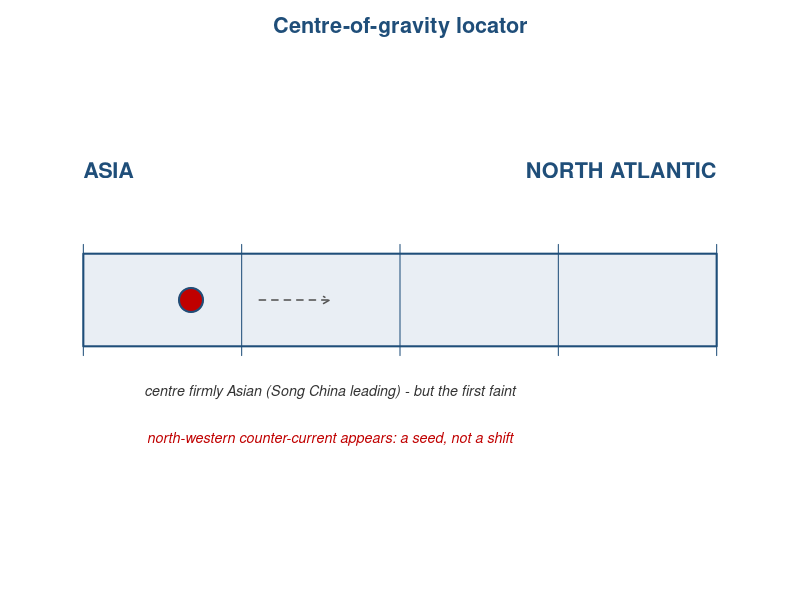
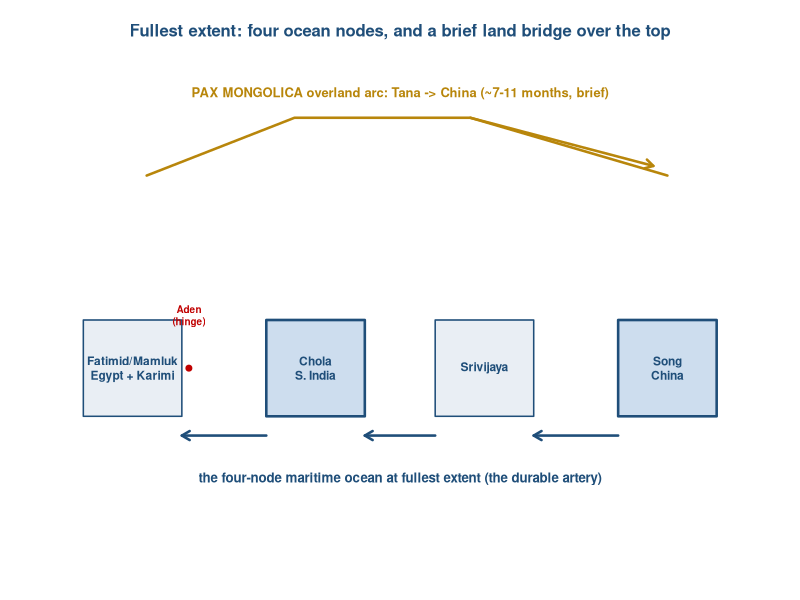
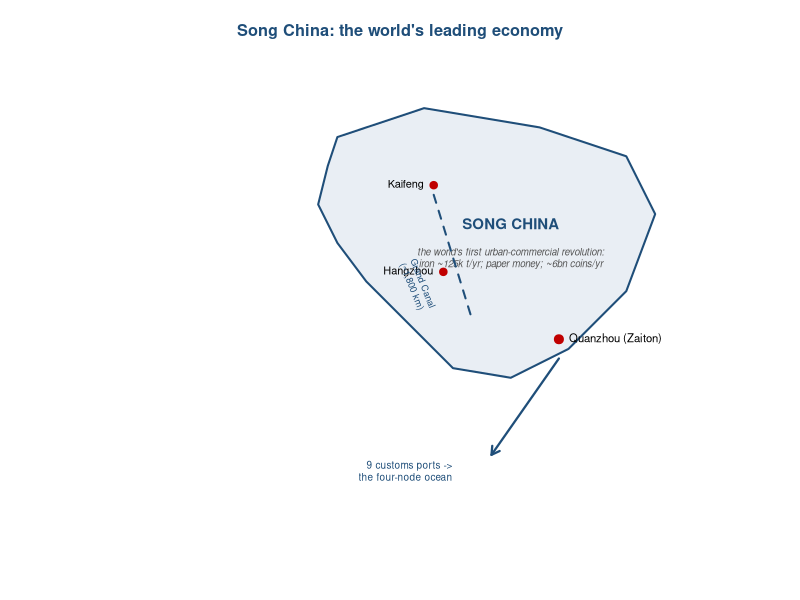
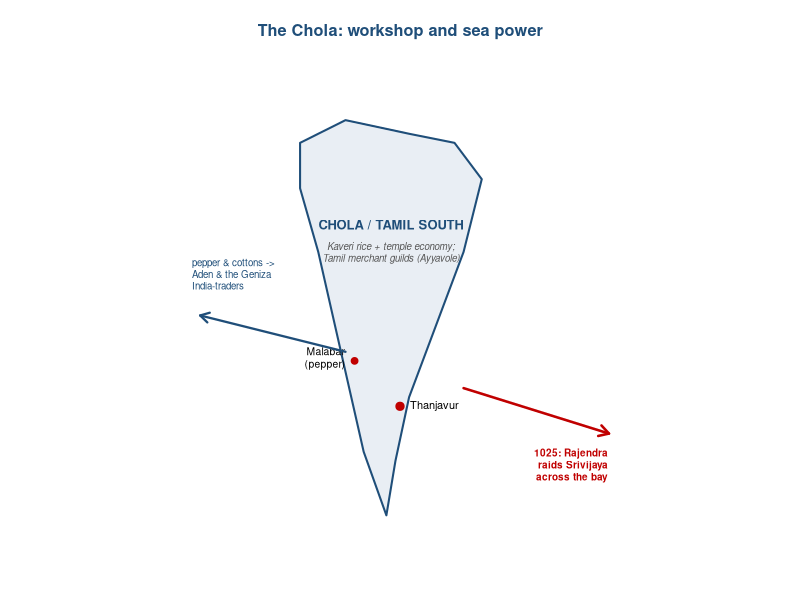
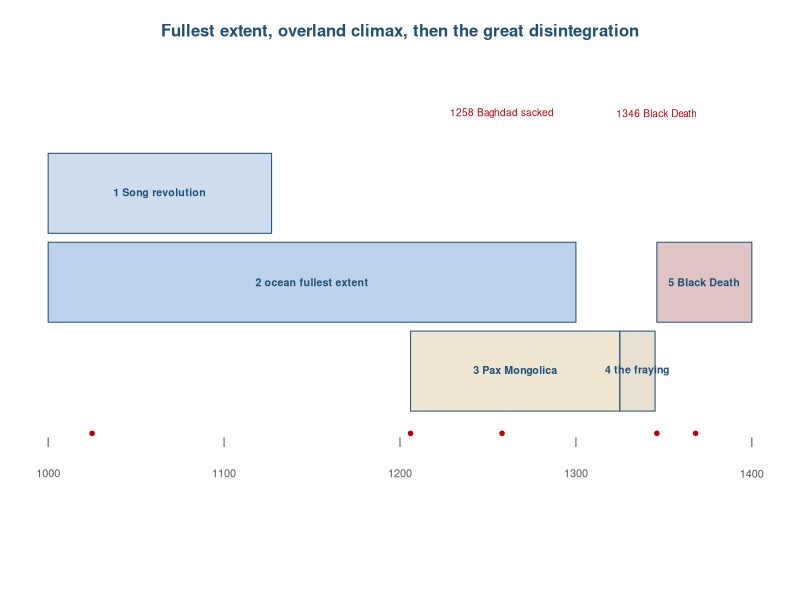
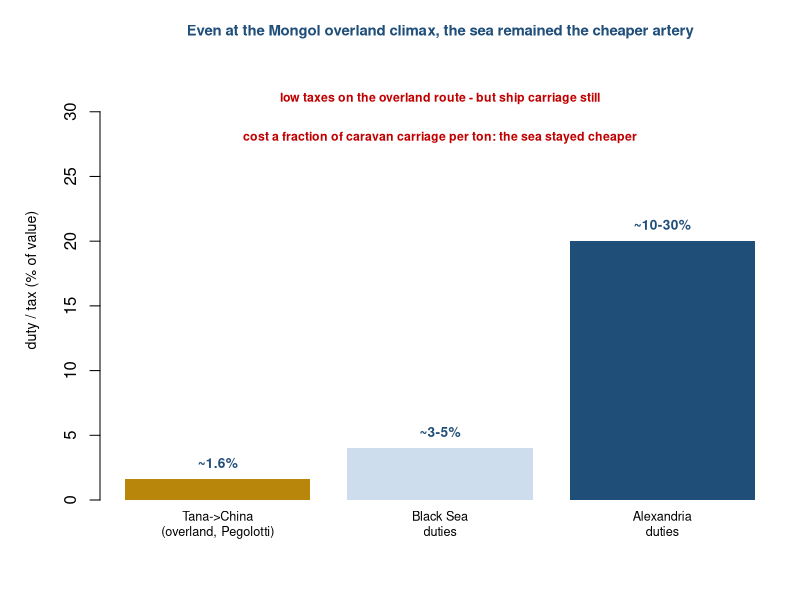
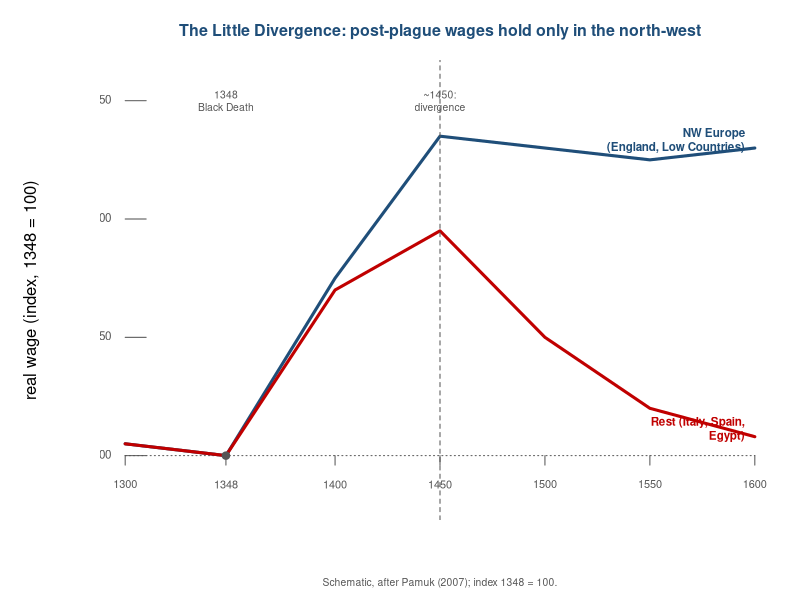

Here is the R script that generated these plots, in order:
# Chapter 4 visual programme (house style: R base graphics, ECU palette; 6-digit hex).
base_blue <- "#1f4e79"; accent <- "#c00000"; land <- "#e9eef4"; grey <- "#555555"
gold <- "#b8860b"; silver <- "#8a8d91"; green <- "#3c7d5a"

# ---------------------------------------------------------------------------
# 1. Centre-of-gravity locator (firmly Asian; first NW seed)
png("cog-locator-04.png", width = 1400, height = 470, res = 150)
par(mar = c(2.5, 1, 2.5, 1))
plot(NA, xlim = c(0, 1), ylim = c(0, 1), axes = FALSE, xlab = "", ylab = "")
rect(0.05, 0.40, 0.95, 0.60, col = land, border = base_blue, lwd = 2)
text(0.05, 0.78, "ASIA", col = base_blue, font = 2, cex = 1.3, adj = 0)
text(0.95, 0.78, "NORTH ATLANTIC", col = base_blue, font = 2, cex = 1.3, adj = 1)
segments(seq(0.05, 0.95, length.out = 5), 0.38, seq(0.05, 0.95, length.out = 5), 0.62, col = base_blue, lwd = 1)
x <- 0.05 + 0.17 * 0.90
points(x, 0.50, pch = 19, cex = 3.2, col = accent); points(x, 0.50, pch = 21, cex = 3.2, col = base_blue, lwd = 2)
# faint westward seed arrow
arrows(0.30, 0.50, 0.40, 0.50, length = 0.07, lwd = 1.5, col = grey, lty = 2)
text(0.40, 0.30, "centre firmly Asian (Song China leading) - but the first faint", col = "#333333", font = 3, cex = 0.86)
text(0.40, 0.20, "north-western counter-current appears: a seed, not a shift", col = accent, font = 3, cex = 0.86)
title(main = "Centre-of-gravity locator", col.main = base_blue, cex.main = 1.3)
dev.off()

# ---------------------------------------------------------------------------
# 2. The four-node ocean + Pax Mongolica arc
png("map-fournode-04.png", width = 1650, height = 800, res = 150)
par(mar = c(1, 1, 3, 1))
plot(NA, xlim = c(0, 100), ylim = c(0, 50), axes = FALSE, xlab = "", ylab = "")
# overland Pax arc across the top
lines(c(14, 35, 60, 88), c(40, 46, 46, 40), lwd = 2.5, col = gold, lty = 1)
arrows(60, 46, 86, 41, length = 0.09, lwd = 2.5, col = gold)
text(50, 48.5, "PAX MONGOLICA overland arc: Tana -> China (~7-11 months, brief)", col = gold, font = 2, cex = 0.78)
# four nodes (sea, bottom)
nodes <- list("Fatimid/Mamluk\nEgypt + Karimi" = c(12, 20), "Chola\nS. India" = c(38, 20),
              Srivijaya = c(62, 20), "Song\nChina" = c(88, 20))
for (nm in names(nodes)) { p <- nodes[[nm]]; big <- nm %in% c("Song\nChina", "Chola\nS. India")
  rect(p[1] - 7, p[2] - 5, p[1] + 7, p[2] + 5, col = if (big) "#cdddee" else land, border = base_blue, lwd = if (big) 2.5 else 1.5)
  text(p[1], p[2], nm, cex = 0.72, font = 2, col = base_blue) }
# sea road
arrows(81, 13, 69, 13, length = 0.09, lwd = 2.5, col = base_blue)
arrows(55, 13, 45, 13, length = 0.09, lwd = 2.5, col = base_blue)
arrows(31, 13, 19, 13, length = 0.09, lwd = 2.5, col = base_blue)
text(50, 8.5, "the four-node maritime ocean at fullest extent (the durable artery)", col = base_blue, font = 2, cex = 0.8)
points(20, 20, pch = 19, col = accent, cex = 0.8); text(20, 25.5, "Aden\n(hinge)", col = accent, cex = 0.6, font = 2)
title(main = "Fullest extent: four ocean nodes, and a brief land bridge over the top", cex.main = 1.0, col.main = base_blue)
dev.off()

# ---------------------------------------------------------------------------
# 3. Song China structure map
png("map-china-04.png", width = 1320, height = 960, res = 150)
par(mar = c(1, 1, 3, 1))
plot(NA, xlim = c(0, 130), ylim = c(0, 100), axes = FALSE, xlab = "", ylab = "", asp = 1)
cx <- c(52,70,94,112,118, 112,100,88,76,68, 58,52,48,50,52)
cy <- c(88,94,90,84,72, 56,44,38,40,48, 58,66,74,82,88)
polygon(cx, cy, col = land, border = base_blue, lwd = 2)
text(88, 70, "SONG CHINA", font = 2, col = base_blue, cex = 0.9)
text(88, 63, "the world's first urban-commercial revolution:\niron ~125k t/yr; paper money; ~6bn coins/yr", cex = 0.58, col = grey, font = 3)
points(72, 78, pch = 19, col = accent, cex = 1.0); text(72, 78, "Kaifeng", pos = 2, cex = 0.66)
points(74, 60, pch = 19, col = accent, cex = 1.0); text(74, 60, "Hangzhou", pos = 2, cex = 0.66)
points(98, 46, pch = 19, col = accent, cex = 1.2); text(98, 46, "Quanzhou (Zaiton)", pos = 4, cex = 0.68)
segments(72, 76, 80, 50, col = base_blue, lwd = 2, lty = 2); text(64, 62, "Grand Canal\n(~1,800 km)", cex = 0.56, col = base_blue, srt = -68, pos = 4)
arrows(98, 42, 84, 22, length = 0.09, lwd = 2.2, col = base_blue); text(78, 18, "9 customs ports ->\nthe four-node ocean", cex = 0.6, col = base_blue, pos = 2)
title(main = "Song China: the world's leading economy", cex.main = 0.98, col.main = base_blue)
dev.off()

# ---------------------------------------------------------------------------
# 4. Chola / South India structure map
png("map-chola-04.png", width = 1080, height = 1140, res = 150)
par(mar = c(1, 1, 3, 1))
plot(NA, xlim = c(-2, 102), ylim = c(6, 112), axes = FALSE, xlab = "", ylab = "", asp = 1)
px <- c(28,38,52,62,68, 64,58,52,49,47, 42,37,32,28,28)
py <- c(98,103,100,98,90, 74,58,42,28,16, 30,52,74,88,98)
polygon(px, py, col = land, border = base_blue, lwd = 2)
text(48, 80, "CHOLA / TAMIL SOUTH", font = 2, col = base_blue, cex = 0.78)
text(48, 74, "Kaveri rice + temple economy;\nTamil merchant guilds (Ayyavole)", cex = 0.58, col = grey, font = 3)
points(50, 40, pch = 19, col = accent, cex = 1.1); text(50, 40, "Thanjavur", pos = 4, cex = 0.66)
points(40, 50, pch = 19, col = accent, cex = 0.9); text(40, 50, "Malabar\n(pepper)", pos = 2, cex = 0.62)
# west to Aden
arrows(38, 52, 6, 60, length = 0.10, lwd = 2.2, col = base_blue); text(2, 68, "pepper & cottons ->\nAden & the Geniza\nIndia-traders", cex = 0.58, col = base_blue, pos = 4)
# east: 1025 raid on Srivijaya
arrows(64, 44, 96, 34, length = 0.11, lwd = 2.5, col = accent); text(98, 26, "1025: Rajendra\nraids Srivijaya\nacross the bay", cex = 0.6, col = accent, font = 2, pos = 2)
title(main = "The Chola: workshop and sea power", cex.main = 0.98, col.main = base_blue)
dev.off()

# ---------------------------------------------------------------------------
# 5. Phase timeline
png("phase-timeline-04.png", width = 1700, height = 600, res = 150)
par(mar = c(3, 1, 3, 1))
plot(NA, xlim = c(1000, 1400), ylim = c(0, 10), axes = FALSE, xlab = "", ylab = "")
ph <- list(
  c(1000, 1127, "1 Song revolution", "#cdddee"),
  c(1000, 1300, "2 ocean fullest extent", "#bcd2e8"),
  c(1206, 1325, "3 Pax Mongolica", "#efe6d2"),
  c(1325, 1345, "4 the fraying", "#e8e0d0"),
  c(1346, 1400, "5 Black Death", "#e0c4c4"))
ypos <- c(7.4, 5.4, 3.4, 3.4, 5.4)
for (i in seq_along(ph)) { p <- ph[[i]]; x0 <- as.numeric(p[1]); x1 <- as.numeric(p[2]); y <- ypos[i]
  rect(x0, y - 0.9, x1, y + 0.9, col = p[4], border = base_blue)
  text((x0 + x1) / 2, y, p[3], cex = 0.64, font = 2, col = base_blue) }
axx <- c(1000, 1100, 1200, 1300, 1400)
segments(axx, 1.7, axx, 1.9, col = grey); text(axx, 1.1, axx, cex = 0.66, col = grey)
ev <- list(c(1025, "Chola raid"), c(1206, "Chinggis"), c(1258, "Baghdad sacked"), c(1346, "plague"), c(1368, "Ming"))
for (e in ev) { points(as.numeric(e[1]), 2.0, pch = 19, cex = 0.6, col = accent) }
text(1258, 9.2, "1258 Baghdad sacked", cex = 0.6, col = accent); text(1346, 9.2, "1346 Black Death", cex = 0.6, col = accent)
title(main = "Fullest extent, overland climax, then the great disintegration", cex.main = 1.0, col.main = base_blue)
dev.off()

# ---------------------------------------------------------------------------
# 6. Trade cost: sea stayed cheaper even at the overland climax
png("trade-cost-04.png", width = 1300, height = 700, res = 150)
par(mar = c(5, 5, 3, 1))
vals <- c(1.6, 4, 20)
b <- barplot(vals, names.arg = c("Tana->China\n(overland, Pegolotti)", "Black Sea\nduties", "Alexandria\nduties"),
             col = c(gold, "#cdddee", base_blue), border = NA, ylim = c(0, 34),
             ylab = "duty / tax (% of value)", cex.names = 0.76, cex.lab = 0.85)
text(b, vals + 1.3, c("~1.6%", "~3-5%", "~10-30%"), font = 2, col = base_blue, cex = 0.82)
text(mean(b), 31, "low taxes on the overland route - but ship carriage still", cex = 0.74, col = accent, font = 2)
text(mean(b), 28, "cost a fraction of caravan carriage per ton: the sea stayed cheaper", cex = 0.74, col = accent, font = 2)
title(main = "Even at the Mongol overland climax, the sea remained the cheaper artery", cex.main = 0.9, col.main = base_blue)
dev.off()

# ---------------------------------------------------------------------------
# 7. The Little Divergence in real wages (schematic, after Pamuk 2007)
png("blackdeath-wages-04.png", width = 1450, height = 760, res = 150)
par(mar = c(4, 5, 3, 1))
plot(NA, xlim = c(1300, 1600), ylim = c(80, 260), axes = FALSE, xlab = "", ylab = "real wage (index, 1348 = 100)")
yt <- c(100, 150, 200, 250); segments(1300, yt, 1310, yt, col = grey); text(1298, yt, yt, cex = 0.7, col = grey, pos = 2)
segments(1300, 100, 1600, 100, col = grey, lty = 3)
axx <- c(1300, 1348, 1400, 1450, 1500, 1550, 1600)
segments(axx, 96, axx, 100, col = grey); text(axx, 88, axx, cex = 0.66, col = grey)
# NW Europe: rise then hold high
xnw <- c(1300, 1348, 1400, 1450, 1500, 1550, 1600); ynw <- c(105, 100, 175, 235, 230, 225, 230)
lines(xnw, ynw, lwd = 3, col = base_blue); text(1600, 232, "NW Europe\n(England, Low Countries)", col = base_blue, font = 2, cex = 0.7, pos = 2)
# Rest: rise then fall back to subsistence
xr <- c(1300, 1348, 1400, 1450, 1500, 1550, 1600); yr <- c(105, 100, 170, 195, 150, 120, 108)
lines(xr, yr, lwd = 3, col = accent, lty = 1); text(1600, 110, "Rest (Italy, Spain,\nEgypt)", col = accent, font = 2, cex = 0.7, pos = 2)
points(1348, 100, pch = 19, col = grey); text(1348, 250, "1348\nBlack Death", cex = 0.62, col = grey)
abline(v = 1450, col = grey, lty = 2); text(1450, 250, "~1450:\ndivergence", cex = 0.62, col = grey)
title(main = "The Little Divergence: post-plague wages hold only in the north-west", cex.main = 0.96, col.main = base_blue)
mtext("Schematic, after Pamuk (2007); index 1348 = 100.", side = 1, line = 2.5, cex = 0.62, col = grey)
dev.off()

cat("ch04 figures written\n")
